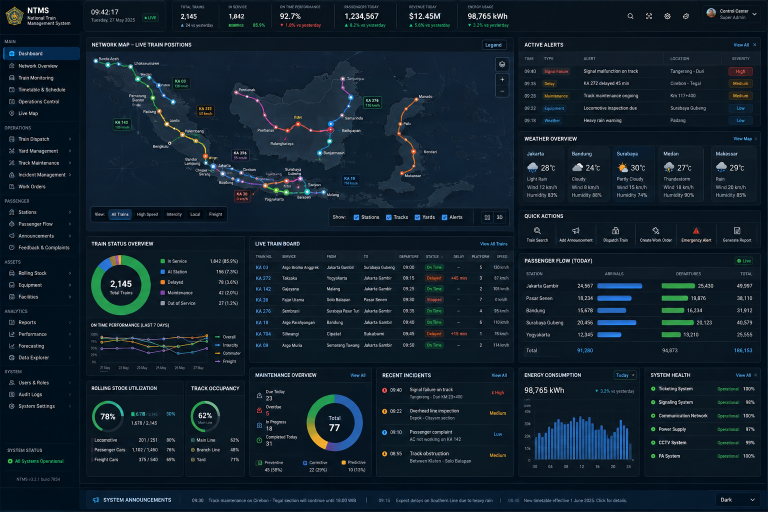
#> input picture engineering/pixel-perfect/scripts/tests/fixtures/dashboard.png, 1536 x 1024 px (shown at 1/2 size)
$ python -i images.py   (imports and definitions only)
#> lines starting #> are read from the running program, lines starting #| are printed output that depends on the picture
"""Image loading, inspection, and pixel comparison primitives."""

from __future__ import annotations

from collections import Counter
from hashlib import sha256
from pathlib import Path
from typing import Any, Iterable

from PIL import Image, ImageChops, ImageEnhance

import numpy as np


class ImageAnalysisError(RuntimeError):
    """Raised when an image cannot be read or compared."""


def load_image(path: Path) -> Image.Image:
    path = Path(path).expanduser().resolve()
    if not path.is_file():
        raise ImageAnalysisError(f"Image file not found: {path}")
    try:
        with Image.open(path) as image:
            return image.copy()
    except Exception as exc:
        raise ImageAnalysisError(f"Could not read image {path}: {exc}") from exc


def load_rgb(path: Path) -> Image.Image:
    return load_image(path).convert("RGB")


def source_sha256(path: Path) -> str:
    digest = sha256()
    try:
        with Path(path).open("rb") as stream:
            for chunk in iter(lambda: stream.read(1024 * 1024), b""):
                digest.update(chunk)
    except OSError as exc:
        raise ImageAnalysisError(f"Could not hash image {path}: {exc}") from exc
    return digest.hexdigest()


# [20 lines left out: functions parse_viewport, parse_point, not called in this run]


def validate_points(points: Iterable[tuple[int, int]], size: tuple[int, int]) -> list[tuple[int, int]]:
    width, height = size
    result = []
    for x, y in points:
        if x >= width or y >= height:
            raise ImageAnalysisError(f"Point ({x},{y}) falls outside image {width}x{height}")
        result.append((x, y))
    return result


# [34 lines left out: functions parse_region, validate_regions, not called in this run]


def _serial_color(color: Iterable[int]) -> str:
    return "#%02x%02x%02x" % tuple(int(channel) for channel in color)


def _dominant_colors(image: Image.Image, limit: int = 12) -> list[dict[str, Any]]:
    rgb = image.convert("RGB")
    sample_width = min(160, rgb.width)
    sample_height = max(1, round(rgb.height * sample_width / rgb.width))
    sample = rgb.resize((sample_width, sample_height))
    array = np.asarray(sample, dtype=np.uint8)
    quantized = (array // 8) * 8
    counts = Counter(map(tuple, quantized.reshape(-1, 3)))
    total = sample_width * sample_height
    return [
        {
            "color": _serial_color(color),
            "rgb": [int(channel) for channel in color],
            "pixels": count,
            "fraction": round(count / total, 6),
        }
        for color, count in counts.most_common(limit)
    ]


def _probe_positions(length: int) -> list[int]:
    values = {
        0,
        max(0, length - 1),
        max(0, length - 2),
        round(length * 0.05),
        round(length * 0.10),
        round(length * 0.25),
        round(length * 0.50),
        round(length * 0.75),
        round(length * 0.90),
        round(length * 0.95),
    }
    return sorted(value for value in values if 0 <= value < length)


def _scanline_runs(image: Image.Image, *, axis: str) -> list[dict[str, Any]]:
    if axis not in {"x", "y"}:
        raise ImageAnalysisError(f"Unknown scanline axis: {axis}")
    rgb = image.convert("RGB")
    length = rgb.width if axis == "x" else rgb.height
    positions = _probe_positions(rgb.height if axis == "x" else rgb.width)
    minimum_length = max(8, length // 80)
    result = []
    for position in positions:
        colors = [
            tuple((channel // 8) * 8 for channel in rgb.getpixel((index, position)))
            for index in range(length)
        ] if axis == "x" else [
            tuple((channel // 8) * 8 for channel in rgb.getpixel((position, index)))
            for index in range(length)
        ]
        runs = []
        start = 0
        previous = colors[0]
        for index, color in enumerate(colors[1:], start=1):
            if color == previous:
                continue
            if index - start >= minimum_length:
                runs.append({"start": start, "end": index - 1, "length": index - start, "color": _serial_color(previous)})
            start = index
            previous = color
        if length - start >= minimum_length:
            runs.append({"start": start, "end": length - 1, "length": length - start, "color": _serial_color(previous)})
        runs.sort(key=lambda item: item["length"], reverse=True)
        result.append({"position": position, "runs": runs[:24]})
    return result


def _top_peaks(values: np.ndarray, limit: int = 12, minimum: float = 0.0) -> list[dict[str, Any]]:
    indices = np.where(values > minimum)[0].tolist()
    indices.sort(key=lambda index: float(values[index]), reverse=True)
    return [{"position": int(index), "score": round(float(values[index]), 4)} for index in indices[:limit]]


# [7 lines left out: function edge_map, not called in this run]


def _edge_peaks(image: Image.Image) -> dict[str, Any]:
    array = np.asarray(image.convert("RGB"), dtype=np.float32)
    gray = array @ np.array([0.299, 0.587, 0.114], dtype=np.float32)
    x_gradient = np.abs(np.diff(gray, axis=1)).mean(axis=0)
    y_gradient = np.abs(np.diff(gray, axis=0)).mean(axis=1)
    return {
        "engine": "numpy",
        "x": _top_peaks(x_gradient, minimum=0.35),
        "y": _top_peaks(y_gradient, minimum=0.35),
    }


def inspect_image(path: Path, *, points: Iterable[tuple[int, int]] = ()) -> dict[str, Any]:
#> called with points = ()
    path = Path(path).expanduser().resolve()
    image = load_image(path)
#> in load_image, image is the input picture: PIL image 1536x1024 RGB; mean R, G, B 17.4, 32.9, 45
    rgb = image.convert("RGB")
    checked = validate_points(points, rgb.size)
#> checked = []
    with Image.open(path) as source:
        image_format = source.format
#> image_format = 'PNG'
        source_mode = source.mode
#> source_mode = 'RGB'
    return {
        "path": str(path),
        "sha256": source_sha256(path),
        "format": image_format,
        "mode": source_mode,
        "analysis_mode": "RGB",
        "width": rgb.width,
        "height": rgb.height,
        "viewport": f"{rgb.width}x{rgb.height}",
        "corners": {
            "top_left": list(rgb.getpixel((0, 0))),
            "top_right": list(rgb.getpixel((rgb.width - 1, 0))),
            "bottom_left": list(rgb.getpixel((0, rgb.height - 1))),
            "bottom_right": list(rgb.getpixel((rgb.width - 1, rgb.height - 1))),
        },
        "samples": [
            {"x": x, "y": y, "rgb": list(rgb.getpixel((x, y))), "hex": _serial_color(rgb.getpixel((x, y)))}
            for x, y in checked
        ],
        "dominant_colors": _dominant_colors(rgb),
        "edge_peaks": _edge_peaks(rgb),
        "scanlines": {
            "horizontal": _scanline_runs(rgb, axis="x"),
            "vertical": _scanline_runs(rgb, axis="y"),
        },
        "analysis_engine": "numpy",
    }
#> in _dominant_colors, `sample = rgb.resize((sample_width, sample_height))`:
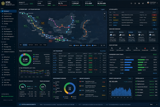
#> sample: PIL image 160x107 RGB; mean R, G, B 17.4, 32.8, 44.9
#> in _dominant_colors, `counts = Counter(map(tuple, quantized.reshape(-1, 3)))`: counts = 564 items
#> in _edge_peaks, `gray = array @ np.array([0.299, 0.587, 0.114], dtype=np.float32)`:
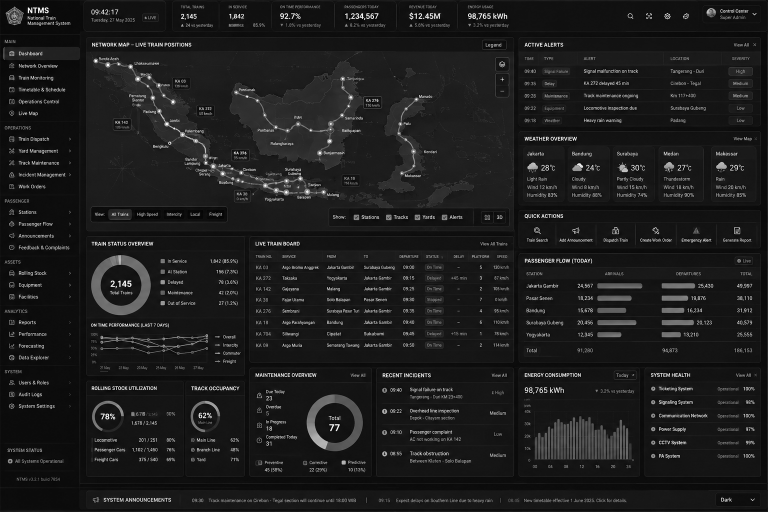
#> gray: shape (1024, 1536) float32 (shown at 1/2 size); min 0, max 255, mean 29.6
#> in _edge_peaks, `x_gradient = np.abs(np.diff(gray, axis=1)).mean(axis=0)`: x_gradient = 1535 values, max 43.22 at index 1534, min 0.0939 at index 1529, mean 7.39
#> in _edge_peaks, `y_gradient = np.abs(np.diff(gray, axis=0)).mean(axis=1)`: y_gradient = 1023 values, max 29.48 at index 1022, min 0.254 at index 970, mean 6.85
#> in _top_peaks, `indices = np.where(values > minimum)[0].tolist()`: indices = 1505 values from 0 to 1534
#> the loop in _scanline_runs, `for position in positions:` made 10 passes
#> after the loop in _scanline_runs, `for position in positions:`: result = 10 items
#> the loop in _scanline_runs (call 2), `for position in positions:` made 10 passes


# [148 lines left out: functions _bbox, _ranked_density, _tile_hotspots, _metrics, _region_metrics, compare_images and 1 more, not called in this run]

>>> result = inspect_image('../../../engineering/pixel-perfect/scripts/tests/fixtures/dashboard.png')
#> result = 14 items
